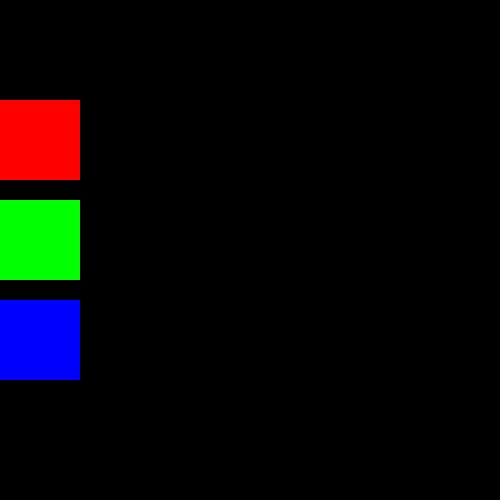
Frame 1 (no input)
Frame 60 (no input): identical to frame 1, image omitted
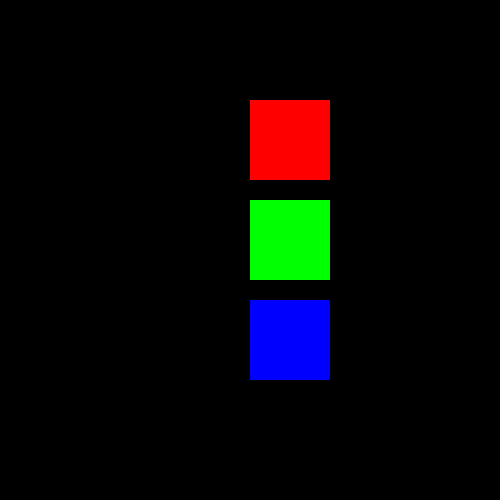
Frame 120 (the mouse pressed at the canvas centre since frame 60)

The p5.js sketch that drew these frames (run headless with seeded random() and noise() and a simulated clock; from frame 60 on, the mouse is pressed at the canvas centre):

// p5.js sketch
// ── sketch.js
function setup() {
    createCanvas(500, 500);
    background(0,0,0);
    r=255
    g=0
    b=0
    rb=0
    gb=255
    bb=0
    rc=0
    gc=0
    bc=255
    q=0
    a=255
    noStroke()
 }
 function mouseClicked(){
    r=random(0,256)
    g=random(0,256)
    b=random(0,256)
    rb=random(0,256)
    gb=random(0,256)
    bb=random(0,256)
    rc=random(0,256)
    gc=random(0,256)
    bc=random(0,256)
 }
  
 function draw() {
   // q+=1
    background(0,0,0)
   // if(q==100){
     //   background(0,0,0);
      //  q=0
    
//    }
   
  //  a-=1
    //if(a==0){
   //     a=255
    //}
    
    fill(r,g,b,a)
    square(mouseX,100,80)
    fill(rb,gb,bb,a)
    square(mouseX,200,80)
    fill(rc,gc,bc,a)
    square(mouseX,300,80)
    
 }
